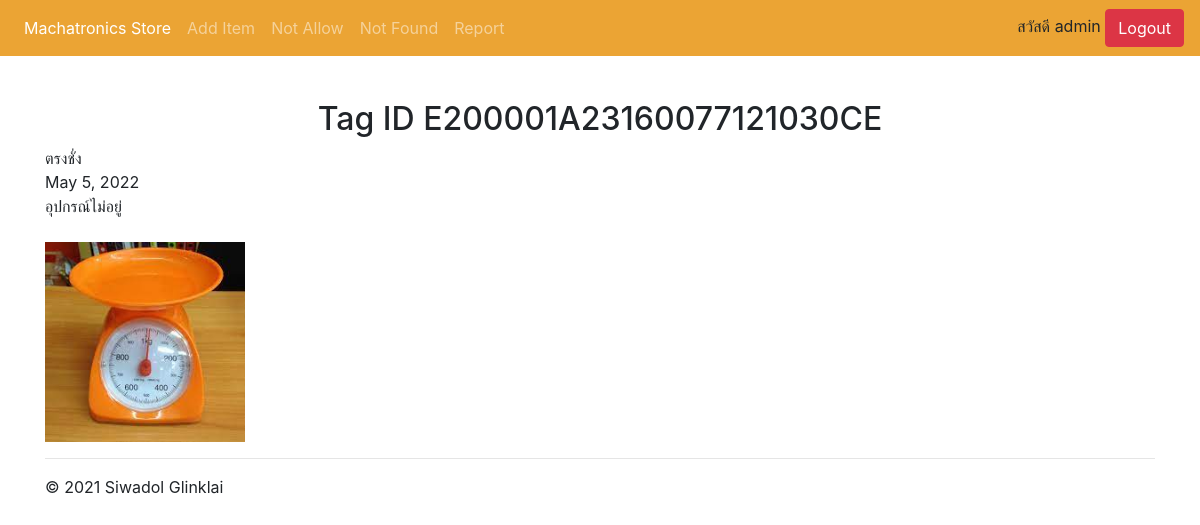
The app's page /item/E200001A23160077121030CE/ (signed in) with its own data.
### WebApplication/models.py (models this page shows, shortened)
class ObjectInfo(models.Model):
    all_status = [
        ('อุปกรณ์อยู่','อุปกรณ์อยู่'),
        ('อุปกรณ์ไม่อยู่','อุปกรณ์ไม่อยู่'),
        ('กำลังดำเนินการ','กำลังดำเนินการ'),
        ('ถูกยืม','ถูกยืม'),
        ('คืนของ','คืนของ'),
    ]
    tag_id = models.CharField(max_length=200, primary_key=True)
    tag_name = models.CharField(max_length=50)
    add_date = models.DateField(auto_now_add=True)
    status = models.CharField(
        max_length=20,
        default='อุปกรณ์อยู่',
        choices=all_status
    )
    picture = models.ImageField(upload_to="ObjectInfo",null=True,blank=True)

### WebApplication/views.py (the view)
# urls.py: path('item/<str:tag_id>/', login_required(views.item), name='item'),
def item(request,tag_id):
    objects = ObjectInfo.objects.get(tag_id=tag_id)
    objects_history = ObjectHistory.objects.filter(tag_id=tag_id)
    return render(request, 'WebApplication/item.html',{
        'objects':objects,
        'objects_history':objects_history})

### templates/WebApplication/item.html (shortened to what this page needs)
{% extends 'WebApplication/base.html' %}
{% block content %}
<h2 align="center">Tag ID {{objects.tag_id}}</h2>
{{objects.tag_name}} <br>
{{objects.add_date}} <br>
{{objects.status}} <br>
{{objects.date_time}} <br>
<img style="width:200px; height:200px" src="{{objects.picture.url}}">
{% endblock %}

### templates/WebApplication/base.html (shortened to what this page needs)
<!doctype html>
<html lang="en">
  <head>
    <link rel="stylesheet" href="https://maxcdn.bootstrapcdn.com/bootstrap/4.4.1/css/bootstrap.min.css">
    <link rel="stylesheet" href="https://cdnjs.cloudflare.com/ajax/libs/font-awesome/4.7.0/css/font-awesome.min.css">
  </head>
  <body>
    <nav class="navbar navbar-expand-md navbar-dark fixed-top" style='background-color: #eba434;'>
  <div class="collapse navbar-collapse" id="navbarsExampleDefault">
    <ul class="navbar-nav mr-auto">
      <li class="nav-item active">
        <a class="nav-link" href="{% url 'WebApplication:home' %}">Machatronics Store <span class="sr-only">(current)</span></a>
      </li>
      <li class="nav-item">
        {% if user.is_authenticated %}
          <a class="nav-link" href="{% url 'WebApplication:add' %}">Add Item</a>
        {% endif %}
      </li>
      <li class="nav-item">
        {% if user.is_authenticated %}
          <a class="nav-link" href="{% url 'WebApplication:not_allow' %}">Not Allow</a>
        {% endif %}
      </li>
      <li class="nav-item">
        {% if user.is_authenticated %}
          <a class="nav-link" href="{% url 'WebApplication:notFound' %}">Not Found</a>
        {% endif %}
      </li>
      <li class="nav-item">
        {% if user.is_authenticated %}
          <a class="nav-link" href="{% url 'WebApplication:report' %}">Report</a>
        {% endif %}
      </li>
    </ul>
    <div>
      {% if user.is_authenticated %}
        สวัสดี {{user.username}}
        <a class="btn btn-danger" href="{% url 'WebApplication:logout' %}">Logout</a>
      {% endif %}
    </div>
  </div>
</nav>
<main role="main">
  <div class="container">
   {% block content %}
   {% endblock %}
    <hr>
  </div>
</main>
<footer class="container">
  <p>&copy; 2021 Siwadol Glinklai</p>
</footer>
</body>
</html>

### records on screen
ObjectInfo: tag_id "E200001A23160077121030CE", tag_name "ตรงชั่ง", add_date "May 5, 2022", status "อุปกรณ์ไม่อยู่", picture (picture)

### other values on screen
{{ user.username }} "admin"
